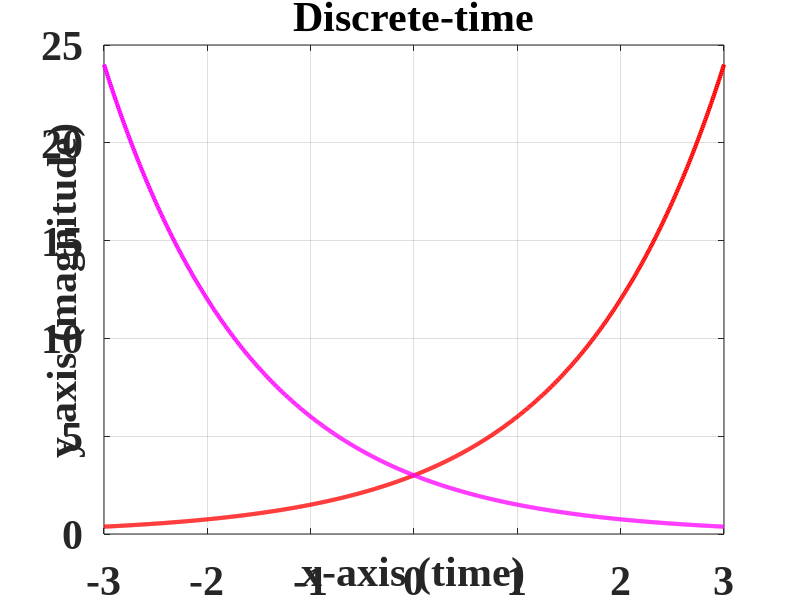
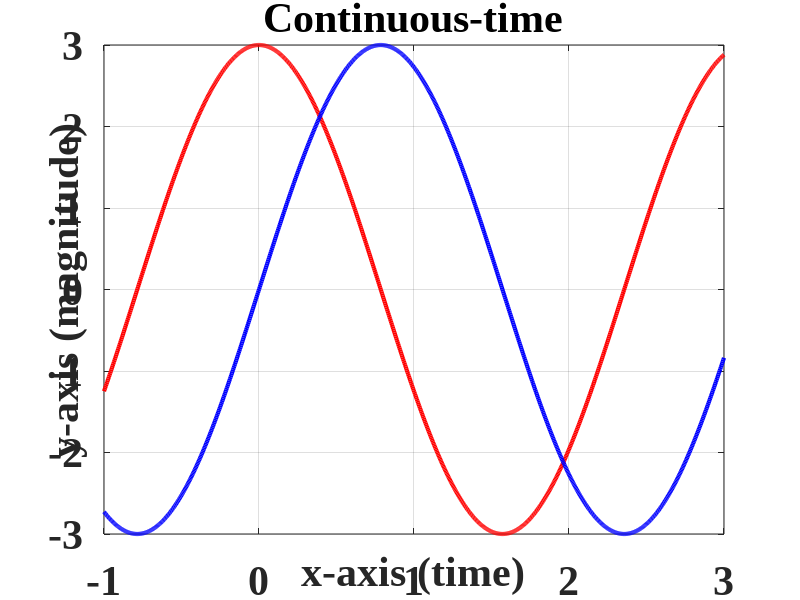
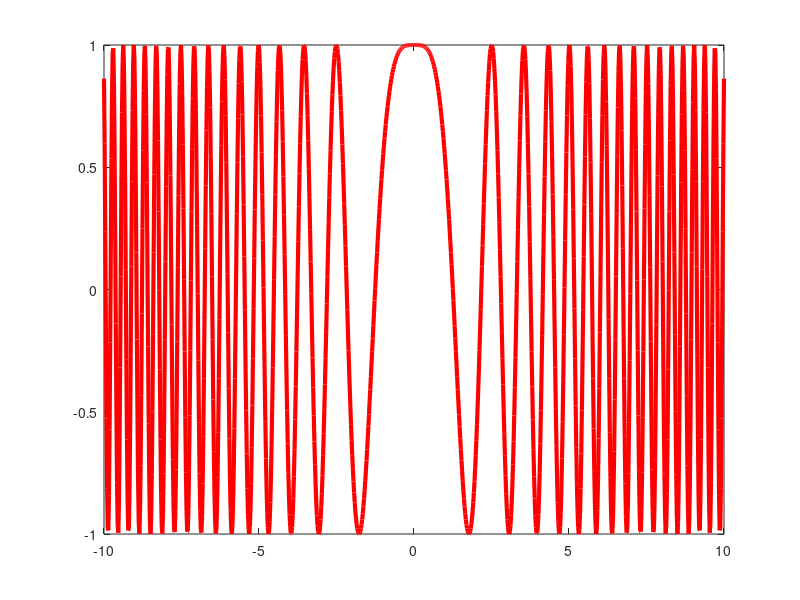

Write MATLAB code to recreate these figures, in order.
clear all; close all;
startx=0;starty=0;width=1368;height=720;
figure('Position',[startx,starty,width,height]);
y = linspace(-3,3,1000);
A=3;
y2 = A*2.^y;
plot(y,y2,'r', 'LineWidth',3);
hold on;
y3 = A*0.5.^y;
plot(y,y3,'m', 'LineWidth',3);
grid on
title('Discrete-time');
xl=xlabel('x-axis (time)'); % x-axis label
set(xl, 'Units', 'Normalized');
pos = get(xl, 'Position');
set(xl, 'Position', pos + [0, -0.01, 0]);
yl=ylabel('y-axis (magnitude)'); % y-axis label
set(yl, 'Units', 'Normalized');
pos = get(yl, 'Position');
set(yl, 'Position', pos + [-0.01, 0, 0]);
set(gca,'FontSize',30,'fontWeight','bold', 'FontName', 'Times New Roman');
set(findall(gcf,'type','text'),'FontSize',30,'fontWeight','bold', 'FontName', 'Times New Roman');

clear all;
startx=0;starty=0;width=1368;height=720;
figure('Position',[startx,starty,width,height]);
y = linspace(-1,3,1000);
A=3;
y2 = (A/2)*(exp(i*2*y) + exp(-i*2*y));
y3 = (A/(2*i))*(exp(i*2*y) - exp(-i*2*y));
plot(y,y2,'r', 'LineWidth',3);
hold on;
plot(y,y3,'b', 'LineWidth',3);
grid on
title('Continuous-time');
xl=xlabel('x-axis (time)'); % x-axis label
set(xl, 'Units', 'Normalized');
pos = get(xl, 'Position');
set(xl, 'Position', pos + [0, -0.01, 0]);
yl=ylabel('y-axis (magnitude)'); % y-axis label
set(yl, 'Units', 'Normalized');
pos = get(yl, 'Position');
set(yl, 'Position', pos + [-0.01, 0, 0]);
set(gca,'FontSize',30,'fontWeight','bold', 'FontName', 'Times New Roman');
set(findall(gcf,'type','text'),'FontSize',30,'fontWeight','bold', 'FontName', 'Times New Roman');

clear all;
startx=0;starty=0;width=1368;height=720;
figure('Position',[startx,starty,width,height]);
y = linspace(-10,10,1000);
y2=cos(y.^2);
plot(y,y2,'r', 'LineWidth',3);
